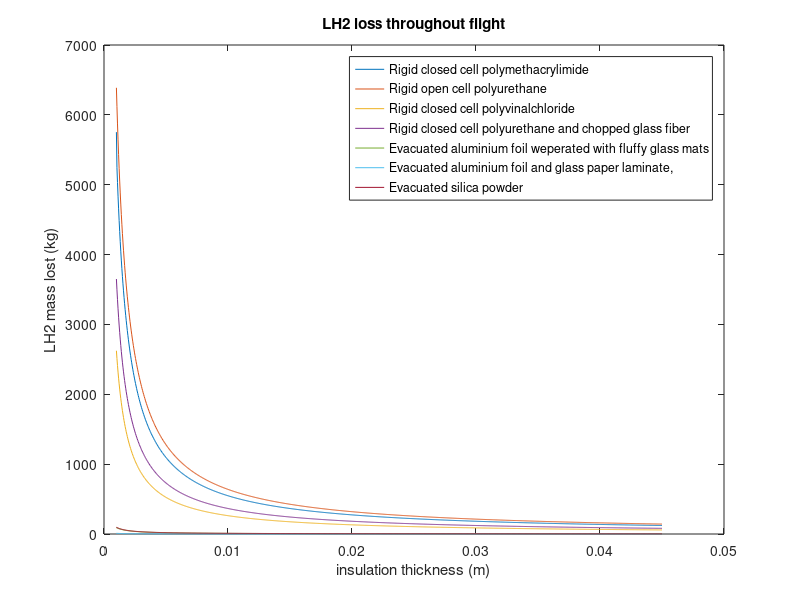
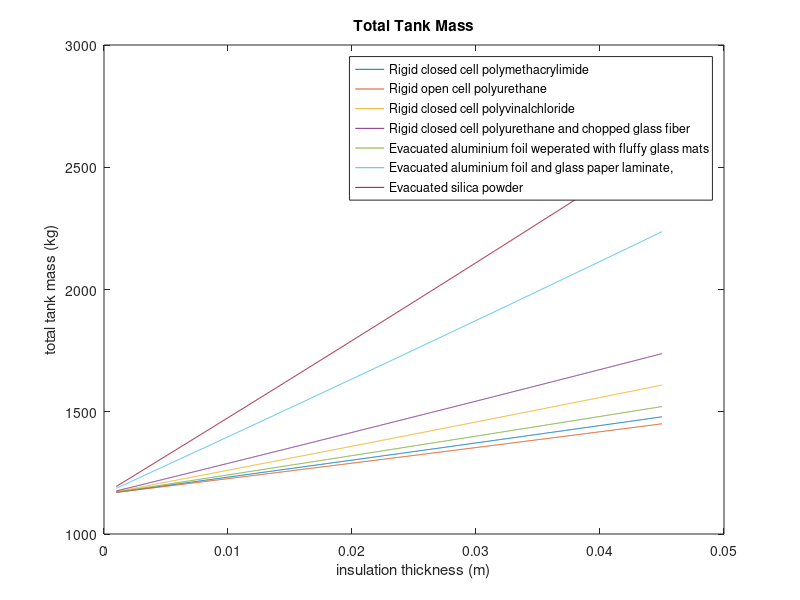
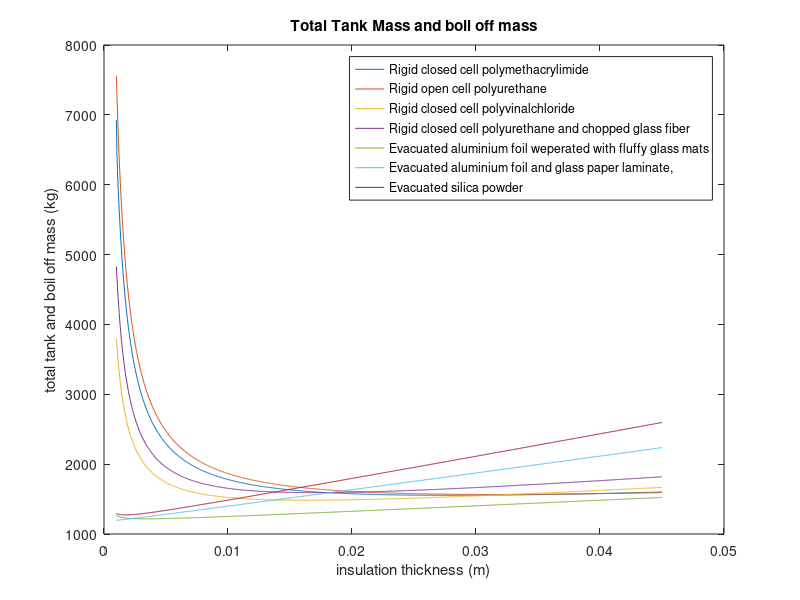

Write the MATLAB code that produced these figures, in order.
%tank weights and volume
%Author: Leon Phillips

clear all; close all; clc; 

%% calculating tank volume 
M_h = 1.05*5847.5281 + 200; %mass of hydrogen - this is a value calculated from initial estimates 
%M_h = 1660;
Vi = 0.072; %7.2% extra volume to maintain const pressure and allow for boil-off
rho_H = 72; %kg/m^3 is the density of LH2

Vt = (M_h*(1 + Vi))/rho_H; %volume required for tanks

L = 3; %tank height 

diff = 1; %initialise 
r = 1; %initial radius guess
k = 0.01; %increment to perform secant method

num_tanks = 4;

Vt = Vt/num_tanks;

%iterate to find radius required of cylindrical tank 
while diff > 0.000001 

%     Vt_guess1 = (4*pi*r^3)/3 + pi*r^2*L - Vt; %hemisphere caps
%     Vt_guess1 = pi*r^2*L + 2*pi*r^2 - Vt; % exact cylinder caps
%ellipsoid caps were chosen with a ratio, a/b = 1.6 from literature, where
% a = c = r, and V_e = 4/3*pi*a*b*c
    Vt_guess1 = (4/(3*1.6))*pi*r^3 + pi*r^2*L - Vt; %ellipsoid caps 


%     Vt_guess2 = (4*pi*(r+k)^3)/3 + pi*(r+k)^2*L - Vt;
%     Vt_guess2 =  pi*(r+k)^2*L + 2*pi*(r+k)^2 - Vt;
    Vt_guess2 = (4/(3*1.6))*pi*(r+k)^3 + pi*(r+k)^2*L - Vt; %ellipsoid caps

    r = r+k - ((Vt_guess2)*(r + k - (r)))/(Vt_guess2 - Vt_guess1); %secant method
    
%     diff = abs((4*pi*r^3)/3 + pi*r^2*L - Vt); %absolute difference
%     diff = abs(pi*r^2*L + 2*pi*r^2 - Vt); %absolute difference
    diff = abs((4/(3*1.6))*pi*r^3 + pi*r^2*L - Vt); %absolute difference


end

P_t = 1.4*10^5; %Pa - pressure of tank according to various sources
%P_a = 75.3*10^3; %Pa - external pressure outside of tank, equivalent to 8000 feet as per regulations 
P_a = 29.647*10^3; %Pa - external pressure at 30k feet
%P_a = 101325;

FoS = 5;

oy = 276*10^6; %Pa - yield strength of Al6061-T6

t = (FoS*(P_t-P_a)*r)/oy; %hoop stress calculation

rho_a = 2710; %kg/m^3 

%mass of the aluminium for one tank
% m_t = (rho_a*(4/3)*pi*(r + t)^3 + rho_a*pi*(r + t)^2*L - rho_a*Vt); %for
% hemsiphere tank
% m_t = (rho_a*pi*(r + t)^2*L + 2*rho_a*pi*(r + t)^2 - rho_a*Vt);
m_t = (rho_a*(4/(3*1.6))*pi*(r + t)^3 + rho_a*pi*(r + t)^2*L - rho_a*Vt); %for an ellipsoid 

%% Now, need to calculate adequate thickness of the tank and resultant mass
%calculating surface temperature of the insulant 
T_ext = 298.15; %room temp 
T_LH2 = 13.15; %storage temp of LH2 

T_s1 = 283.15; %initial guess 
T_inc = 0.01; %temperature increment


diff_T = 1;

a = -3.119*10^(-6) + 3.541*10^(-8)*T_ext + 1.679*10^(-10)*T_ext^2; %constants
v = -2.079*10^(-6) + 2.777*10^(-8)*T_ext + 1.077*10^(-10)*T_ext^2; %constants

k_air = 25.87; %thermal conductivity of air
k_i = [0.0096,0.0112,0.0046,0.0064,0.00016,0.000017,0.00017]; %thermal conductivity of rigid closed cell polymethacrylimide
rho_lin = [35.3,32.1,49.8,64.2,40,120,160]; %kg/m^3 density of liner

L_i = linspace(0.001,0.045,1000); %m - thickness of insulating liner - change this to determine minimum thickness

%initialising 
m_hloss_store = zeros(length(L_i),length(rho_lin));
m_all_tank_store = zeros(length(L_i),length(rho_lin));
m_liner_store = zeros(length(L_i),length(rho_lin));
m_hloss_rate_store = zeros(length(L_i),length(rho_lin));


g = 9.81;

for j = 1:length(k_i) %iterate through all insulating materials
    for i = 1:length(L_i)
        T_s1 = 283.15; %initial guess
        
        while diff_T > 0.01 %iterate to find surface temp
            
            T_s2 = T_s1 + T_inc; %second initial guess
        
            %Rayleigh coeficcients 
            R1 = ((g/(T_ext))*(T_ext - T_s1)*(2*r)^3)/(v*a);
            R2 = ((g/(T_ext))*(T_ext - T_s2)*(2*r)^3)/(v*a);
        
            %Nusselt Numbers 
            N1 = ((0.60 + 0.387*R1^(1/6))/(1 + (0.559/(P_a*R1))^(9/16))^(8/27))^2; %note: if getting weird numbers r might be R1
            N2 = ((0.60 + 0.387*R2^(1/6))/(1 + (0.559/(P_a*R2))^(9/16))^(8/27))^2;
            
            %convection coefficients 
            h1 = N1*k_air/(2*r);
            h2 = N2*k_air/(2*r);
        
            %heat in 
            Qi1 = h1*(T_ext - T_s1);
            Qi2 = h2*(T_ext - T_s2);
        
            %heat out 
            Qo1 = (k_i(j)*(T_s1 - T_LH2))/L_i(i); 
            Qo2 = (k_i(j)*(T_s2 - T_LH2))/L_i(i);
        
            %Perform Secant Method
            dE1 = Qo1 - Qi1;
            dE2 = Qo2 - Qi2;
        
            T_s1 = T_s2 - ((dE2)*(T_s2 - (T_s1)))/(dE2 - dE1); %secant method
            
            diff_T = abs(dE1); %absolute difference
        
        end
        

%         surf_a = 2*pi*r*L + 4*pi*r^2*L; % hemisphere
        surf_a = 2*pi*r*L + 4*pi*(((r^2)^1.6 + ((r^2)/1.6)^1.6 + ((r^2)/1.6))/3)^(1/1.6); % ellipsoid

        h_fg = 446592; %J/kg - latent heat of vaporization of LH2
        m_hloss = (k_i(j)*surf_a*(T_s1 - T_LH2))/(L_i(i)*h_fg); %resultant mass rate lost of LH2
        
        a = 292.4;
        V = 0.78*a;
        range = 4630*10^3; %maximum range in metres 
        time = range/V + 30*60; %flight time 
        m_hloss_tot = m_hloss*time;
        
        %calculating mass of liner
        v_liner = (4/3)*pi*(r + t + L_i(i))^3 + pi*(r + t + L_i(i))^2*L - ((4/3)*pi*(r + t)^3 + pi*(r + t)^2*L);
        m_liner = v_liner*rho_lin(j);
        
        m_all_tank = num_tanks*(m_liner + m_t);
    
        %storing important values
        m_hloss_rate_store(i,j) = m_hloss;
        m_hloss_store(i,j) = m_hloss_tot;
        m_all_tank_store(i,j) = m_all_tank; 
        m_liner_store(i,j) = m_liner;
    
    end
end

diam_tot = (2*(r + t + L_i))';
% height_tot = (L + 2*(r + t + L_i))';
height_tot = (L + 2*(r/1.6 + t + L_i))';

% percentage rate loss by weight per hour 
loss_perc_hr = ((m_hloss_rate_store.*60.*60)./M_h)*100;

figure(1)
plot(L_i,m_hloss_store)
title('LH2 loss throughout flight')
xlabel('insulation thickness (m)')
ylabel('LH2 mass lost (kg)')
legend('Rigid closed cell polymethacrylimide','Rigid open cell polyurethane','Rigid closed cell polyvinalchloride','Rigid closed cell polyurethane and chopped glass fiber','Evacuated aluminium foil weperated with fluffy glass mats','Evacuated aluminium foil and glass paper laminate,','Evacuated silica powder')

figure(2)
plot(L_i,m_all_tank_store)
title('Total Tank Mass')
xlabel('insulation thickness (m)')
ylabel('total tank mass (kg)')
legend('Rigid closed cell polymethacrylimide','Rigid open cell polyurethane','Rigid closed cell polyvinalchloride','Rigid closed cell polyurethane and chopped glass fiber','Evacuated aluminium foil weperated with fluffy glass mats','Evacuated aluminium foil and glass paper laminate,','Evacuated silica powder')


figure(3) 
plot(L_i,m_all_tank_store + m_hloss_store)
title('Total Tank Mass and boil off mass')
xlabel('insulation thickness (m)')
ylabel('total tank and boil off mass (kg)')
legend('Rigid closed cell polymethacrylimide','Rigid open cell polyurethane','Rigid closed cell polyvinalchloride','Rigid closed cell polyurethane and chopped glass fiber','Evacuated aluminium foil weperated with fluffy glass mats','Evacuated aluminium foil and glass paper laminate,','Evacuated silica powder')

% Now we need to find the geometry and mass for each rigid foam material
% which allows a <0.5% boil off mass per 
mat_names = ["Rigid closed cell polymethacrylimide","Rigid open cell polyurethane","Rigid closed cell polyvinalchloride","Rigid closed cell polyurethane and chopped glass fiber","Evacuated aluminium foil weperated with fluffy glass mats","Evacuated aluminium foil and glass paper laminate","Evacuated silica powder"];

[~,col] = size(loss_perc_hr);
id_ins_config = zeros(1,col);
for j = 1:col %iterate through all materials 
    id_ins_config(j) = find(loss_perc_hr(:,j) < 0.5,1); %this will return first element which is <0.5
    
    %printing configurations for each material 
    fprintf('%s',mat_names(j))
    fprintf('\n Geometry: \n total diameter is: %3.3f m \n total height is %3.3f m',diam_tot(id_ins_config(j),1),height_tot(id_ins_config(j),1))
    fprintf('\n Masses: \n total mass of each tank: %3.3f kg \n total mass of all tanks: %3.3f kg \n total LH2 boiled off: %3.3f kg \n\n',m_all_tank_store(id_ins_config(j),j)/num_tanks,m_all_tank_store(id_ins_config(j),j),m_hloss_store(id_ins_config(j),j))
    

end